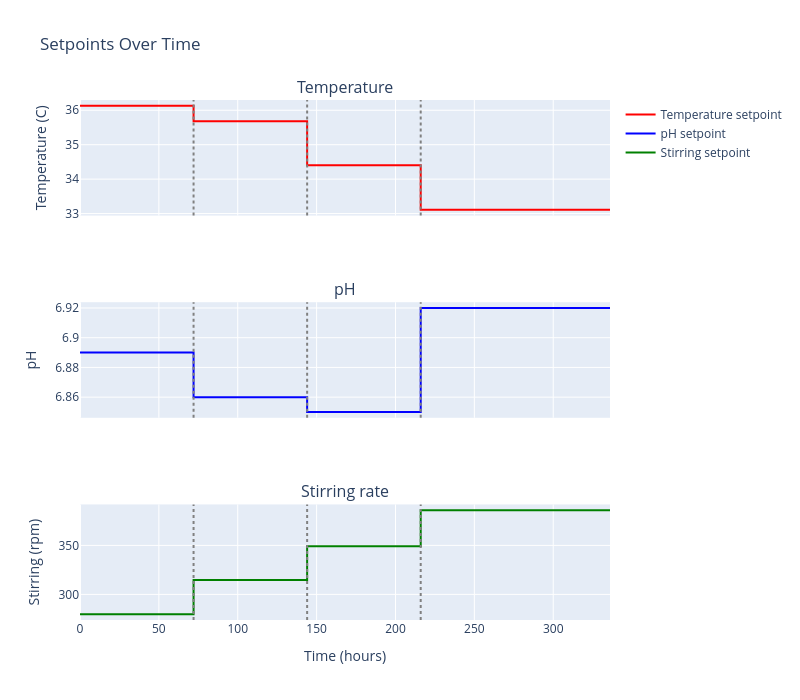

Notebook source saved alongside this figure:
### Markdown cell above
### Setpoint tracking
The temperature and pH setpoints the culture runs at, switched at the feeds (dotted lines).

### Code cell
plot_setpoints(recipe).show()

### Figure 1 — Plotly figure (JSON) as saved in the notebook; plotly's stock layout.template omitted (floating-point values rounded to 4 significant figures)
{"data": [{"line": {"color": "red", "shape": "hv"}, "mode": "lines", "name": "Temperature setpoint", "type": "scatter", "x": [0, 72, 144, 216, 336], "xaxis": "x", "y": [36.13, 35.68, 34.4, 33.11, 33.11], "yaxis": "y"}, {"line": {"color": "blue", "shape": "hv"}, "mode": "lines", "name": "pH setpoint", "type": "scatter", "x": [0, 72, 144, 216, 336], "xaxis": "x2", "y": [6.89, 6.86, 6.85, 6.92, 6.92], "yaxis": "y2"}, {"line": {"color": "green", "shape": "hv"}, "mode": "lines", "name": "Stirring setpoint", "type": "scatter", "x": [0, 72, 144, 216, 336], "xaxis": "x3", "y": [279.8, 314.6, 349.2, 385.9, 385.9], "yaxis": "y3"}], "layout": {"annotations": [{"font": {"size": 16}, "showarrow": false, "text": "Temperature", "x": 0.5, "xanchor": "center", "xref": "paper", "y": 1, "yanchor": "bottom", "yref": "paper"}, {"font": {"size": 16}, "showarrow": false, "text": "pH", "x": 0.5, "xanchor": "center", "xref": "paper", "y": 0.6111, "yanchor": "bottom", "yref": "paper"}, {"font": {"size": 16}, "showarrow": false, "text": "Stirring rate", "x": 0.5, "xanchor": "center", "xref": "paper", "y": 0.2222, "yanchor": "bottom", "yref": "paper"}], "height": 700, "shapes": [{"line": {"color": "gray", "dash": "dot"}, "type": "line", "x0": 72, "x1": 72, "xref": "x", "y0": 0, "y1": 1, "yref": "y domain"}, {"line": {"color": "gray", "dash": "dot"}, "type": "line", "x0": 72, "x1": 72, "xref": "x2", "y0": 0, "y1": 1, "yref": "y2 domain"}, {"line": {"color": "gray", "dash": "dot"}, "type": "line", "x0": 72, "x1": 72, "xref": "x3", "y0": 0, "y1": 1, "yref": "y3 domain"}, {"line": {"color": "gray", "dash": "dot"}, "type": "line", "x0": 144, "x1": 144, "xref": "x", "y0": 0, "y1": 1, "yref": "y domain"}, {"line": {"color": "gray", "dash": "dot"}, "type": "line", "x0": 144, "x1": 144, "xref": "x2", "y0": 0, "y1": 1, "yref": "y2 domain"}, {"line": {"color": "gray", "dash": "dot"}, "type": "line", "x0": 144, "x1": 144, "xref": "x3", "y0": 0, "y1": 1, "yref": "y3 domain"}, {"line": {"color": "gray", "dash": "dot"}, "type": "line", "x0": 216, "x1": 216, "xref": "x", "y0": 0, "y1": 1, "yref": "y domain"}, {"line": {"color": "gray", "dash": "dot"}, "type": "line", "x0": 216, "x1": 216, "xref": "x2", "y0": 0, "y1": 1, "yref": "y2 domain"}, {"line": {"color": "gray", "dash": "dot"}, "type": "line", "x0": 216, "x1": 216, "xref": "x3", "y0": 0, "y1": 1, "yref": "y3 domain"}], "title": {"text": "Setpoints Over Time"}, "width": 800, "xaxis": {"anchor": "y", "domain": [0, 1], "matches": "x3", "showticklabels": false}, "xaxis2": {"anchor": "y2", "domain": [0, 1], "matches": "x3", "showticklabels": false}, "xaxis3": {"anchor": "y3", "domain": [0, 1], "title": {"text": "Time (hours)"}}, "yaxis": {"anchor": "x", "domain": [0.7778, 1], "title": {"text": "Temperature (C)"}}, "yaxis2": {"anchor": "x2", "domain": [0.3889, 0.6111], "title": {"text": "pH"}}, "yaxis3": {"anchor": "x3", "domain": [0, 0.2222], "title": {"text": "Stirring (rpm)"}}}}
